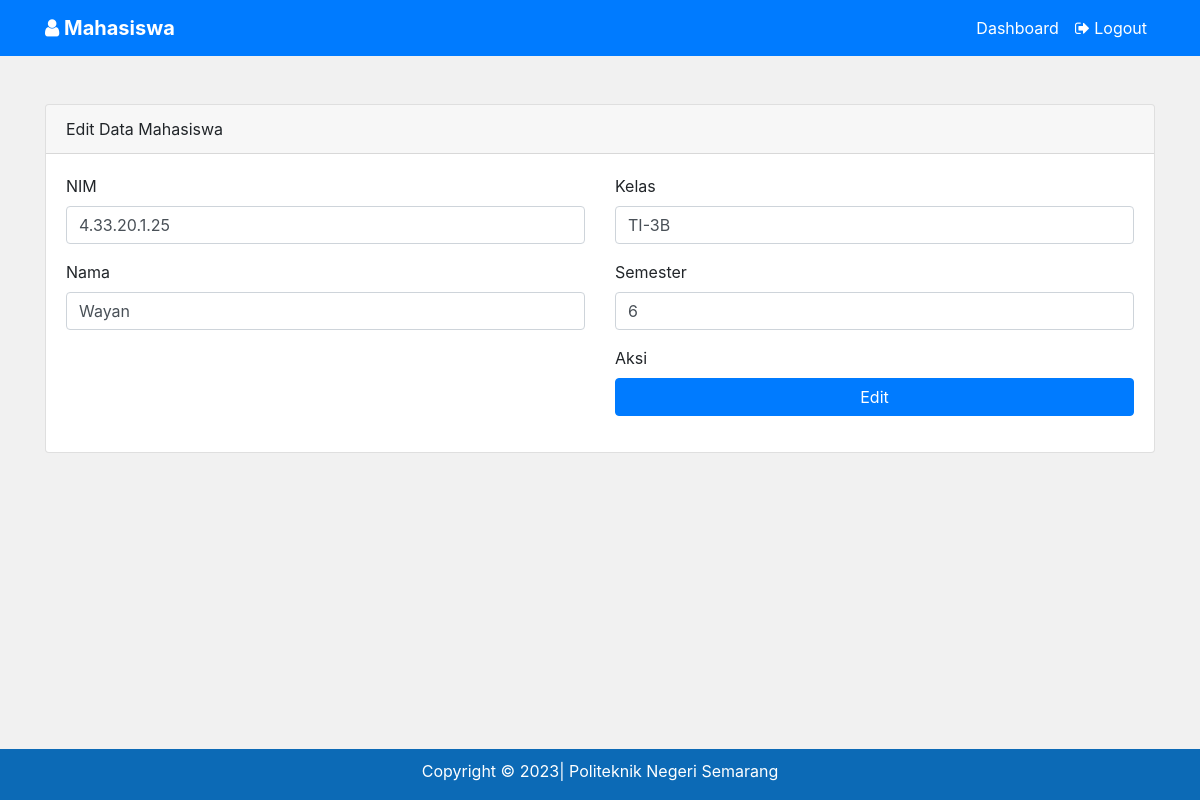
/edit.php?id=3 (signed in), run on the app's committed database.
### tables this page shows
CREATE TABLE `mahasiswa` (
  `id` int(11) NOT NULL,
  `nim` varchar(15) DEFAULT NULL,
  `nama` varchar(50) DEFAULT NULL,
  `kelas` varchar(15) DEFAULT NULL,
  `semester` int(11) NOT NULL
);

### edit.php (the view, shortened to what this page needs)
<?php
    require 'koneksi.php';
    include 'navbar.php';
    $id =  (int)$_GET["id"];
    $sql = "SELECT * FROM mahasiswa WHERE id = ?";
    $row = $koneksi->prepare($sql);
    $row->execute(array($id));
    $edit = $row->fetch(PDO::FETCH_OBJ);
?>
<div class="container">
    <div class="card mt-5">
        <div class="card-header">
            Edit Data Mahasiswa
        </div>
        <div class="card-body">
            <form method="post" action="proses.php?aksi=edit&id=<?=$id;?>">
                <div class="row">
                    <div class="col-sm-6">
                        <div class="form-group">
                            <label for="">NIM</label>
                            <input type="text" class="form-control" value="<?= $edit->nim;?>" name="nim" id="nim" placeholder="Masukkan NIM"/>
                        </div>
                        <div class="form-group">
                            <label for="">Nama</label>
                            <input type="text" class="form-control" value="<?= $edit->nama;?>" name="nama" id="nama" placeholder="Masukkan Nama"/>
                        </div>
                    </div>
                    <div class="col-sm-6">
                        <div class="form-group">
                            <label for="">Kelas</label>
                            <input type="text" class="form-control" value="<?= $edit->kelas;?>" name="kelas" id="kelas" placeholder="Masukkan Kelas"/>
                        </div>
                        <div class="form-group">
                            <label for="">Semester</label>
                            <input type="number" class="form-control" value="<?= $edit->semester;?>" name="semester" id="semester" placeholder="Masukkan Semester"/>
                        </div>
                        <div class="form-group">
                            <label for="">Aksi</label>
                            <button type="submit" class="btn btn-primary btn-md btn-block">
                                Edit
                            </button>
                        </div>
                    </div>
                </div>
            </form>
        </div>
    </div>
</div>
<?php include 'footer.php';?>

### assets/css/main.css (style rules this page uses)
body { background:#f1f1f1; }

### data on the page
mahasiswa: nim "4.33.20.1.25", nama "Wayan", kelas "TI-3B", semester "6"
